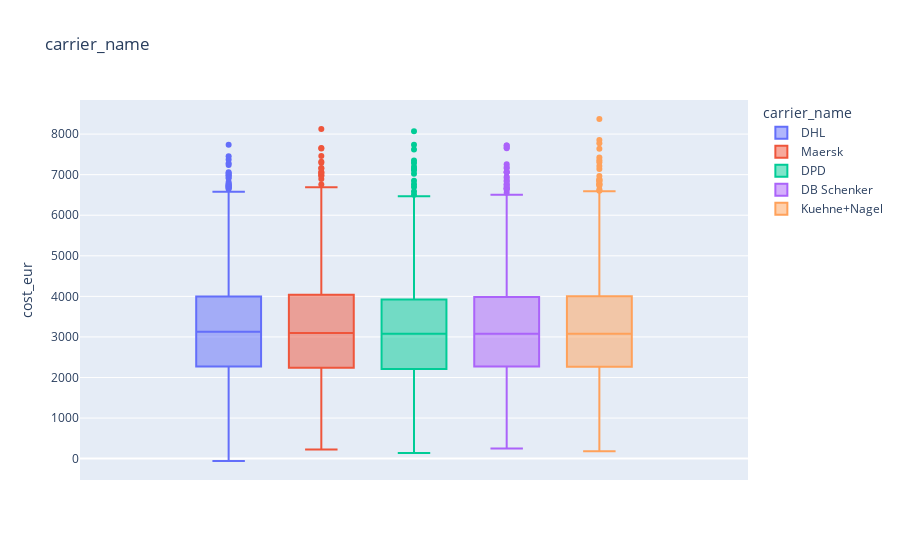
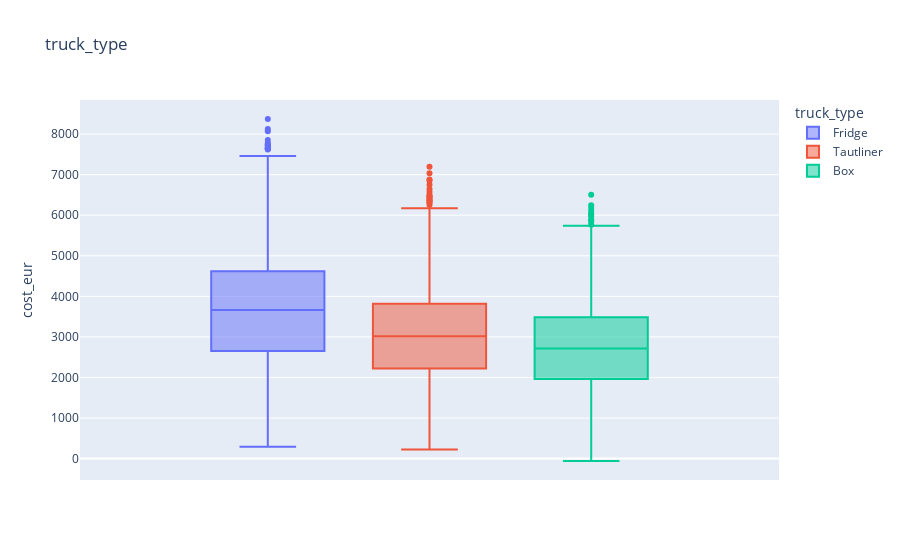
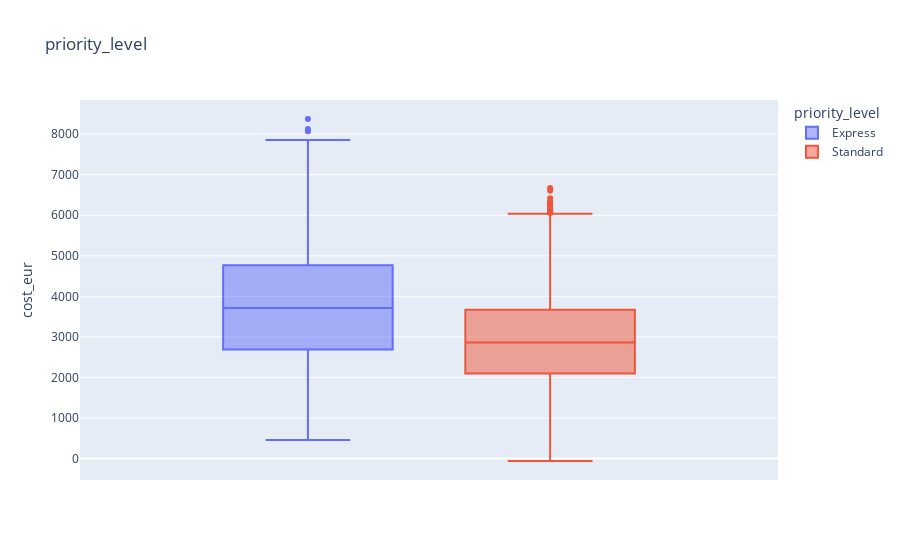
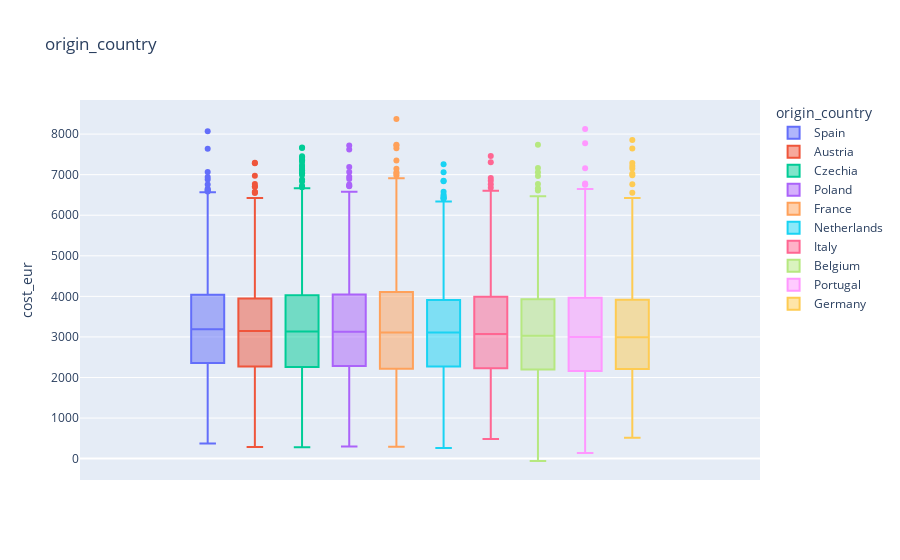

Notebook cell for these charts, in order:
### Markdown cell above
Creating Box plots of object type columns to assess their median cost disparities

### Code cell
for column in df.columns:
        if df[column].dtype == "object":
            # Get categories sorted by median cost, highest to lowest
            order = df.groupby(column)["cost_eur"].median().sort_values(ascending=False).index.tolist()
            
            fig = px.box(
                df, 
                y="cost_eur", 
                color=column, 
                title=f"{column}", 
                category_orders={column: order}
            )
            fig.show()

### Figure 1 — Plotly figure (JSON) as saved in the notebook; plotly's stock layout.template omitted (floating-point values rounded to 4 significant figures; data arrays with more than 128 entries replaced by an {"elided": "..."} marker saying what was removed)
{"data": [{"alignmentgroup": "True", "hovertemplate": "carrier_name=DHL<br>cost_eur=%{y}<extra></extra>", "legendgroup": "DHL", "marker": {"color": "#636efa"}, "name": "DHL", "notched": false, "offsetgroup": "DHL", "orientation": "v", "showlegend": true, "type": "box", "x0": " ", "xaxis": "x", "y": {"elided": "2047 float values"}, "y0": " ", "yaxis": "y"}, {"alignmentgroup": "True", "hovertemplate": "carrier_name=Maersk<br>cost_eur=%{y}<extra></extra>", "legendgroup": "Maersk", "marker": {"color": "#EF553B"}, "name": "Maersk", "notched": false, "offsetgroup": "Maersk", "orientation": "v", "showlegend": true, "type": "box", "x0": " ", "xaxis": "x", "y": {"elided": "2019 float values"}, "y0": " ", "yaxis": "y"}, {"alignmentgroup": "True", "hovertemplate": "carrier_name=DPD<br>cost_eur=%{y}<extra></extra>", "legendgroup": "DPD", "marker": {"color": "#00cc96"}, "name": "DPD", "notched": false, "offsetgroup": "DPD", "orientation": "v", "showlegend": true, "type": "box", "x0": " ", "xaxis": "x", "y": {"elided": "1975 float values"}, "y0": " ", "yaxis": "y"}, {"alignmentgroup": "True", "hovertemplate": "carrier_name=DB Schenker<br>cost_eur=%{y}<extra></extra>", "legendgroup": "DB Schenker", "marker": {"color": "#ab63fa"}, "name": "DB Schenker", "notched": false, "offsetgroup": "DB Schenker", "orientation": "v", "showlegend": true, "type": "box", "x0": " ", "xaxis": "x", "y": {"elided": "2016 float values"}, "y0": " ", "yaxis": "y"}, {"alignmentgroup": "True", "hovertemplate": "carrier_name=Kuehne+Nagel<br>cost_eur=%{y}<extra></extra>", "legendgroup": "Kuehne+Nagel", "marker": {"color": "#FFA15A"}, "name": "Kuehne+Nagel", "notched": false, "offsetgroup": "Kuehne+Nagel", "orientation": "v", "showlegend": true, "type": "box", "x0": " ", "xaxis": "x", "y": {"elided": "1943 float values"}, "y0": " ", "yaxis": "y"}], "layout": {"boxmode": "group", "legend": {"title": {"text": "carrier_name"}, "tracegroupgap": 0}, "title": {"text": "carrier_name"}, "xaxis": {"anchor": "y", "domain": [0, 1]}, "yaxis": {"anchor": "x", "domain": [0, 1], "title": {"text": "cost_eur"}}}}

### Figure 2 — Plotly figure (JSON) as saved in the notebook; plotly's stock layout.template omitted (floating-point values rounded to 4 significant figures; data arrays with more than 128 entries replaced by an {"elided": "..."} marker saying what was removed)
{"data": [{"alignmentgroup": "True", "hovertemplate": "truck_type=Fridge<br>cost_eur=%{y}<extra></extra>", "legendgroup": "Fridge", "marker": {"color": "#636efa"}, "name": "Fridge", "notched": false, "offsetgroup": "Fridge", "orientation": "v", "showlegend": true, "type": "box", "x0": " ", "xaxis": "x", "y": {"elided": "3367 float values"}, "y0": " ", "yaxis": "y"}, {"alignmentgroup": "True", "hovertemplate": "truck_type=Tautliner<br>cost_eur=%{y}<extra></extra>", "legendgroup": "Tautliner", "marker": {"color": "#EF553B"}, "name": "Tautliner", "notched": false, "offsetgroup": "Tautliner", "orientation": "v", "showlegend": true, "type": "box", "x0": " ", "xaxis": "x", "y": {"elided": "3309 float values"}, "y0": " ", "yaxis": "y"}, {"alignmentgroup": "True", "hovertemplate": "truck_type=Box<br>cost_eur=%{y}<extra></extra>", "legendgroup": "Box", "marker": {"color": "#00cc96"}, "name": "Box", "notched": false, "offsetgroup": "Box", "orientation": "v", "showlegend": true, "type": "box", "x0": " ", "xaxis": "x", "y": {"elided": "3324 float values"}, "y0": " ", "yaxis": "y"}], "layout": {"boxmode": "group", "legend": {"title": {"text": "truck_type"}, "tracegroupgap": 0}, "title": {"text": "truck_type"}, "xaxis": {"anchor": "y", "domain": [0, 1]}, "yaxis": {"anchor": "x", "domain": [0, 1], "title": {"text": "cost_eur"}}}}

### Figure 3 — Plotly figure (JSON) as saved in the notebook; plotly's stock layout.template omitted (floating-point values rounded to 4 significant figures; data arrays with more than 128 entries replaced by an {"elided": "..."} marker saying what was removed)
{"data": [{"alignmentgroup": "True", "hovertemplate": "priority_level=Express<br>cost_eur=%{y}<extra></extra>", "legendgroup": "Express", "marker": {"color": "#636efa"}, "name": "Express", "notched": false, "offsetgroup": "Express", "orientation": "v", "showlegend": true, "type": "box", "x0": " ", "xaxis": "x", "y": {"elided": "3031 float values"}, "y0": " ", "yaxis": "y"}, {"alignmentgroup": "True", "hovertemplate": "priority_level=Standard<br>cost_eur=%{y}<extra></extra>", "legendgroup": "Standard", "marker": {"color": "#EF553B"}, "name": "Standard", "notched": false, "offsetgroup": "Standard", "orientation": "v", "showlegend": true, "type": "box", "x0": " ", "xaxis": "x", "y": {"elided": "6969 float values"}, "y0": " ", "yaxis": "y"}], "layout": {"boxmode": "group", "legend": {"title": {"text": "priority_level"}, "tracegroupgap": 0}, "title": {"text": "priority_level"}, "xaxis": {"anchor": "y", "domain": [0, 1]}, "yaxis": {"anchor": "x", "domain": [0, 1], "title": {"text": "cost_eur"}}}}

### Figure 4 — Plotly figure (JSON) as saved in the notebook; plotly's stock layout.template omitted (floating-point values rounded to 4 significant figures; data arrays with more than 128 entries replaced by an {"elided": "..."} marker saying what was removed)
{"data": [{"alignmentgroup": "True", "hovertemplate": "origin_country=Spain<br>cost_eur=%{y}<extra></extra>", "legendgroup": "Spain", "marker": {"color": "#636efa"}, "name": "Spain", "notched": false, "offsetgroup": "Spain", "orientation": "v", "showlegend": true, "type": "box", "x0": " ", "xaxis": "x", "y": {"elided": "983 float values"}, "y0": " ", "yaxis": "y"}, {"alignmentgroup": "True", "hovertemplate": "origin_country=Austria<br>cost_eur=%{y}<extra></extra>", "legendgroup": "Austria", "marker": {"color": "#EF553B"}, "name": "Austria", "notched": false, "offsetgroup": "Austria", "orientation": "v", "showlegend": true, "type": "box", "x0": " ", "xaxis": "x", "y": {"elided": "965 float values"}, "y0": " ", "yaxis": "y"}, {"alignmentgroup": "True", "hovertemplate": "origin_country=Czechia<br>cost_eur=%{y}<extra></extra>", "legendgroup": "Czechia", "marker": {"color": "#00cc96"}, "name": "Czechia", "notched": false, "offsetgroup": "Czechia", "orientation": "v", "showlegend": true, "type": "box", "x0": " ", "xaxis": "x", "y": {"elided": "1076 float values"}, "y0": " ", "yaxis": "y"}, {"alignmentgroup": "True", "hovertemplate": "origin_country=Poland<br>cost_eur=%{y}<extra></extra>", "legendgroup": "Poland", "marker": {"color": "#ab63fa"}, "name": "Poland", "notched": false, "offsetgroup": "Poland", "orientation": "v", "showlegend": true, "type": "box", "x0": " ", "xaxis": "x", "y": {"elided": "981 float values"}, "y0": " ", "yaxis": "y"}, {"alignmentgroup": "True", "hovertemplate": "origin_country=France<br>cost_eur=%{y}<extra></extra>", "legendgroup": "France", "marker": {"color": "#FFA15A"}, "name": "France", "notched": false, "offsetgroup": "France", "orientation": "v", "showlegend": true, "type": "box", "x0": " ", "xaxis": "x", "y": {"elided": "1004 float values"}, "y0": " ", "yaxis": "y"}, {"alignmentgroup": "True", "hovertemplate": "origin_country=Netherlands<br>cost_eur=%{y}<extra></extra>", "legendgroup": "Netherlands", "marker": {"color": "#19d3f3"}, "name": "Netherlands", "notched": false, "offsetgroup": "Netherlands", "orientation": "v", "showlegend": true, "type": "box", "x0": " ", "xaxis": "x", "y": {"elided": "1015 float values"}, "y0": " ", "yaxis": "y"}, {"alignmentgroup": "True", "hovertemplate": "origin_country=Italy<br>cost_eur=%{y}<extra></extra>", "legendgroup": "Italy", "marker": {"color": "#FF6692"}, "name": "Italy", "notched": false, "offsetgroup": "Italy", "orientation": "v", "showlegend": true, "type": "box", "x0": " ", "xaxis": "x", "y": {"elided": "991 float values"}, "y0": " ", "yaxis": "y"}, {"alignmentgroup": "True", "hovertemplate": "origin_country=Belgium<br>cost_eur=%{y}<extra></extra>", "legendgroup": "Belgium", "marker": {"color": "#B6E880"}, "name": "Belgium", "notched": false, "offsetgroup": "Belgium", "orientation": "v", "showlegend": true, "type": "box", "x0": " ", "xaxis": "x", "y": {"elided": "980 float values"}, "y0": " ", "yaxis": "y"}, {"alignmentgroup": "True", "hovertemplate": "origin_country=Portugal<br>cost_eur=%{y}<extra></extra>", "legendgroup": "Portugal", "marker": {"color": "#FF97FF"}, "name": "Portugal", "notched": false, "offsetgroup": "Portugal", "orientation": "v", "showlegend": true, "type": "box", "x0": " ", "xaxis": "x", "y": {"elided": "1020 float values"}, "y0": " ", "yaxis": "y"}, {"alignmentgroup": "True", "hovertemplate": "origin_country=Germany<br>cost_eur=%{y}<extra></extra>", "legendgroup": "Germany", "marker": {"color": "#FECB52"}, "name": "Germany", "notched": false, "offsetgroup": "Germany", "orientation": "v", "showlegend": true, "type": "box", "x0": " ", "xaxis": "x", "y": {"elided": "985 float values"}, "y0": " ", "yaxis": "y"}], "layout": {"boxmode": "group", "legend": {"title": {"text": "origin_country"}, "tracegroupgap": 0}, "title": {"text": "origin_country"}, "xaxis": {"anchor": "y", "domain": [0, 1]}, "yaxis": {"anchor": "x", "domain": [0, 1], "title": {"text": "cost_eur"}}}}
